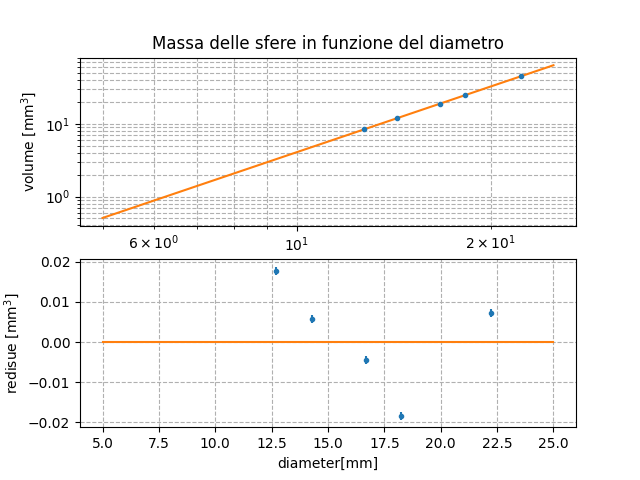

The script that saved this image:
import numpy as np
from matplotlib import pyplot as plt
from scipy.optimize import curve_fit

# models for the fit
def line(x, m, q):
    return m * x + q

def power_law(x, norm, index):
    return norm * (x**index)


# Values for the spheres
# mass
m = np.array([8.359, 11.894, 18.913, 24.768, 44.837])
sigma_m = np.full(m.shape, 0.001)
# diameter
d = np.array([12.70, 14.29, 16.68, 18.25, 22.23])
sigma_d = np.full(d.shape, 0.01)
# volume
V = 4.0 / 24.0 * np.pi * d**3.0
sigma_V = V * 3.0 * sigma_d / d

popt_sphere, pcov_sphere = curve_fit(power_law, d, m, sigma=sigma_m, absolute_sigma=True)
norm_hat, index_hat = popt_sphere
sigma_norm, sigma_index = np.sqrt(pcov_sphere.diagonal())

x = np.linspace(5, 25, 100)
residue_sphere = m - power_law(d, norm_hat, index_hat)

plt.figure("mass-diameter graph (spheres)")
plt.subplot(2,1,1)
plt.errorbar(d, m, sigma_m, sigma_d, fmt='.')
plt.xlabel("diameter [mm]")
plt.ylabel("volume [$\mathrm{mm}^3$]")
plt.xscale('log')
plt.yscale('log')
plt.grid(which='both', ls='dashed')
plt.title("Massa delle sfere in funzione del diametro")
plt.plot(x, power_law(x, norm_hat, index_hat))

plt.subplot(2,1,2)
plt.errorbar(d, residue_sphere, sigma_m, fmt='.')
plt.plot(x,np.zeros(100))
plt.grid(which='both', ls='dashed')
plt.xlabel('diameter[mm]')
plt.ylabel('redisue [$\mathrm{mm}^3$]')

plt.savefig("spheres.png")

print(f"index = {index_hat} | norm = {norm_hat} | sigma_index = {sigma_index} | sigma_norm = {sigma_norm}")


############################## Mass-Volume ##############################
popt_line, pcov_line = curve_fit(line, m, V, sigma=sigma_V, absolute_sigma=True)
rho_hat_inverse, q_hat_inverse = popt_line
sigma_rho_hat_inverse, sigma_q_hat_inverse = np.sqrt(pcov_line.diagonal())
x = np.linspace(0, 45, 100)


rho_hat = 10**6/rho_hat_inverse
sigma_rho = sigma_rho_hat_inverse/rho_hat_inverse**2 * 10**6

plt.figure("volume-mass graph (spheres)")
plt.subplot(2,1,1)
plt.errorbar(m,V, sigma_V, sigma_m, fmt=".")
plt.title("Volume delle sfere in funzione della massa")
plt.ylabel('volume [$\mathrm{mm}^3]$')
plt.grid(which='both', ls='dashed')
plt.plot(x, line(x, rho_hat_inverse, q_hat_inverse))

residue = V - line(m, rho_hat_inverse, q_hat_inverse)

plt.subplot(2,1,2)
plt.errorbar(m, residue, sigma_V, fmt='.')
plt.xlabel('mass [g]')
plt.ylabel('volume [$\mathrm{mm}^3]$')
plt.plot(x, np.zeros(100))
plt.grid(which='both', ls='dashed')

print(f"inverse: rho_hat = {rho_hat} | sigma_rho = {sigma_rho} | q_hat_inverse = {q_hat_inverse} | sigma_q_hat_inverse = {sigma_q_hat_inverse}")
plt.savefig("steel.png")
############################## Volume-Mass ##############################

popt_line, pcov_line = curve_fit(line, V, m, sigma=sigma_m, absolute_sigma=True)
rho_hat, q_hat= popt_line
sigma_rho_hat, sigma_q_hat= np.sqrt(pcov_line.diagonal())
x = np.linspace(0, 6000, 100)


plt.figure("mass-volume graph (spheres)")
plt.subplot(2,1,1)
plt.title("Massa delle sfere in funzione del volume")
plt.errorbar(V,m, sigma_m, sigma_V, fmt=".")
plt.ylabel('mass [g]')
plt.grid(which='both', ls='dashed')
plt.plot(x, line(x, rho_hat, q_hat))

residue = m - line(V, rho_hat, q_hat)

plt.subplot(2,1,2)
plt.errorbar(V, residue, sigma_m, fmt='.')
plt.ylabel('mass [g]')
plt.xlabel('volume [$\mathrm{mm}^3]$')
plt.plot(x, np.zeros(100))
plt.grid(which='both', ls='dashed')

print(f"direct: rho_hat = {10**6*rho_hat} | sigma_rho = {sigma_rho} | q = {q_hat} | sigma_q = {sigma_q_hat}")
plt.savefig("steel_direct.png")

